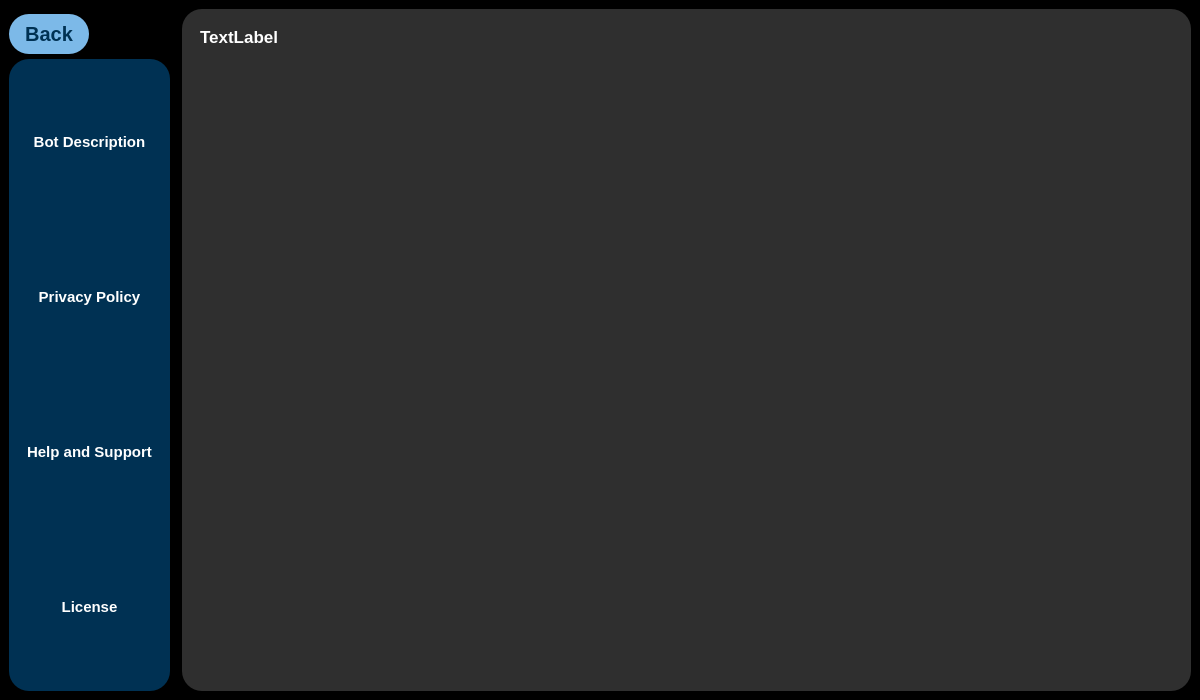
<?xml version="1.0" encoding="UTF-8"?>
<ui version="4.0">
 <class>MainWindow</class>
 <widget class="QMainWindow" name="MainWindow">
  <property name="geometry">
   <rect>
    <x>0</x>
    <y>0</y>
    <width>1200</width>
    <height>700</height>
   </rect>
  </property>
  <property name="minimumSize">
   <size>
    <width>1200</width>
    <height>700</height>
   </size>
  </property>
  <property name="windowTitle">
   <string>MainWindow</string>
  </property>
  <property name="styleSheet">
   <string notr="true">background-color: rgb(0, 0, 0)</string>
  </property>
  <property name="toolButtonStyle">
   <enum>Qt::ToolButtonTextUnderIcon</enum>
  </property>
  <widget class="QWidget" name="centralwidget">
   <layout class="QHBoxLayout" name="horizontalLayout">
    <item>
     <widget class="QFrame" name="frame">
      <property name="styleSheet">
       <string notr="true">background-color: rgb(0, 0, 0);
border-radius:20px;</string>
      </property>
      <property name="frameShape">
       <enum>QFrame::StyledPanel</enum>
      </property>
      <property name="frameShadow">
       <enum>QFrame::Raised</enum>
      </property>
      <layout class="QHBoxLayout" name="horizontalLayout_2">
       <property name="spacing">
        <number>12</number>
       </property>
       <property name="leftMargin">
        <number>0</number>
       </property>
       <property name="topMargin">
        <number>0</number>
       </property>
       <property name="rightMargin">
        <number>0</number>
       </property>
       <property name="bottomMargin">
        <number>0</number>
       </property>
       <item>
        <widget class="QFrame" name="frame_2">
         <property name="maximumSize">
          <size>
           <width>300</width>
           <height>16777215</height>
          </size>
         </property>
         <property name="styleSheet">
          <string notr="true"/>
         </property>
         <property name="frameShape">
          <enum>QFrame::StyledPanel</enum>
         </property>
         <property name="frameShadow">
          <enum>QFrame::Raised</enum>
         </property>
         <layout class="QVBoxLayout" name="verticalLayout">
          <property name="spacing">
           <number>0</number>
          </property>
          <property name="leftMargin">
           <number>0</number>
          </property>
          <property name="topMargin">
           <number>0</number>
          </property>
          <property name="rightMargin">
           <number>0</number>
          </property>
          <property name="bottomMargin">
           <number>0</number>
          </property>
          <item>
           <widget class="QFrame" name="frame_13">
            <property name="maximumSize">
             <size>
              <width>16777215</width>
              <height>50</height>
             </size>
            </property>
            <property name="frameShape">
             <enum>QFrame::StyledPanel</enum>
            </property>
            <property name="frameShadow">
             <enum>QFrame::Raised</enum>
            </property>
            <layout class="QGridLayout" name="gridLayout_6">
             <property name="leftMargin">
              <number>0</number>
             </property>
             <property name="topMargin">
              <number>0</number>
             </property>
             <property name="rightMargin">
              <number>0</number>
             </property>
             <property name="bottomMargin">
              <number>0</number>
             </property>
             <property name="spacing">
              <number>0</number>
             </property>
             <item row="0" column="0" alignment="Qt::AlignLeft">
              <widget class="QPushButton" name="pushButton">
               <property name="minimumSize">
                <size>
                 <width>80</width>
                 <height>40</height>
                </size>
               </property>
               <property name="cursor">
                <cursorShape>PointingHandCursor</cursorShape>
               </property>
               <property name="styleSheet">
                <string notr="true">QPushButton{
color:rgb(0, 49, 83);
font-weight:bold;
font-size:20px;
background-color:rgb(124, 185, 232);
}

QPushButton:hover{
background-color: rgb(255, 255, 255);
color: rgb(55, 46, 103);
}

QPushButton:pressed{
background-color: rgb(47, 47, 47);
color: rgb(255, 255, 255);
}</string>
               </property>
               <property name="text">
                <string>Back</string>
               </property>
               <property name="flat">
                <bool>false</bool>
               </property>
              </widget>
             </item>
            </layout>
           </widget>
          </item>
          <item>
           <widget class="QFrame" name="frame_5">
            <property name="styleSheet">
             <string notr="true">background-color: rgb(0, 49, 83)</string>
            </property>
            <property name="frameShape">
             <enum>QFrame::StyledPanel</enum>
            </property>
            <property name="frameShadow">
             <enum>QFrame::Raised</enum>
            </property>
            <layout class="QVBoxLayout" name="verticalLayout_2">
             <item>
              <widget class="QFrame" name="frame_12">
               <property name="frameShape">
                <enum>QFrame::StyledPanel</enum>
               </property>
               <property name="frameShadow">
                <enum>QFrame::Raised</enum>
               </property>
               <layout class="QGridLayout" name="gridLayout_2">
                <item row="0" column="0">
                 <widget class="QPushButton" name="pushButton_3">
                  <property name="cursor">
                   <cursorShape>PointingHandCursor</cursorShape>
                  </property>
                  <property name="styleSheet">
                   <string notr="true">QPushButton{
color:rgb(255,255,255);
font-size:15px;
font-weight:bold;
}

QPushButton:hover{
color:rgb(85, 85, 255)
}

</string>
                  </property>
                  <property name="text">
                   <string>Bot Description</string>
                  </property>
                 </widget>
                </item>
               </layout>
              </widget>
             </item>
             <item>
              <widget class="QFrame" name="frame_7">
               <property name="frameShape">
                <enum>QFrame::StyledPanel</enum>
               </property>
               <property name="frameShadow">
                <enum>QFrame::Raised</enum>
               </property>
               <layout class="QGridLayout" name="gridLayout_3">
                <item row="0" column="0">
                 <widget class="QPushButton" name="pushButton_5">
                  <property name="cursor">
                   <cursorShape>PointingHandCursor</cursorShape>
                  </property>
                  <property name="styleSheet">
                   <string notr="true">QPushButton{
color:rgb(255,255,255);
font-weight:bold;
font-size:15px;
}

QPushButton:hover{
color:rgb(85, 85, 255)
}
</string>
                  </property>
                  <property name="text">
                   <string>Privacy Policy</string>
                  </property>
                 </widget>
                </item>
               </layout>
              </widget>
             </item>
             <item>
              <widget class="QFrame" name="frame_9">
               <property name="frameShape">
                <enum>QFrame::StyledPanel</enum>
               </property>
               <property name="frameShadow">
                <enum>QFrame::Raised</enum>
               </property>
               <layout class="QGridLayout" name="gridLayout_4">
                <item row="0" column="0">
                 <widget class="QPushButton" name="pushButton_4">
                  <property name="cursor">
                   <cursorShape>PointingHandCursor</cursorShape>
                  </property>
                  <property name="styleSheet">
                   <string notr="true">QPushButton{
color:rgb(255,255,255);
font-weight:bold;
font-size:15px;
}

QPushButton:hover{
color:rgb(85, 85, 255)
}
</string>
                  </property>
                  <property name="text">
                   <string>Help and Support</string>
                  </property>
                 </widget>
                </item>
               </layout>
              </widget>
             </item>
             <item>
              <widget class="QFrame" name="frame_8">
               <property name="frameShape">
                <enum>QFrame::StyledPanel</enum>
               </property>
               <property name="frameShadow">
                <enum>QFrame::Raised</enum>
               </property>
               <layout class="QGridLayout" name="gridLayout_5">
                <item row="0" column="0">
                 <widget class="QPushButton" name="pushButton_6">
                  <property name="cursor">
                   <cursorShape>PointingHandCursor</cursorShape>
                  </property>
                  <property name="styleSheet">
                   <string notr="true">QPushButton{
color:rgb(255,255,255);
font-size:15px;
font-weight:bold;
}

QPushButton:hover{
color:rgb(85, 85, 255)
}
</string>
                  </property>
                  <property name="text">
                   <string>License</string>
                  </property>
                 </widget>
                </item>
               </layout>
              </widget>
             </item>
            </layout>
           </widget>
          </item>
         </layout>
        </widget>
       </item>
       <item>
        <widget class="QFrame" name="frame_3">
         <property name="styleSheet">
          <string notr="true"/>
         </property>
         <property name="frameShape">
          <enum>QFrame::StyledPanel</enum>
         </property>
         <property name="frameShadow">
          <enum>QFrame::Raised</enum>
         </property>
         <layout class="QVBoxLayout" name="verticalLayout_3">
          <property name="spacing">
           <number>0</number>
          </property>
          <property name="leftMargin">
           <number>0</number>
          </property>
          <property name="topMargin">
           <number>0</number>
          </property>
          <property name="rightMargin">
           <number>0</number>
          </property>
          <property name="bottomMargin">
           <number>0</number>
          </property>
          <item>
           <widget class="QFrame" name="frame_14">
            <property name="styleSheet">
             <string notr="true">background-color:rgb(47, 47, 47)</string>
            </property>
            <property name="frameShape">
             <enum>QFrame::StyledPanel</enum>
            </property>
            <property name="frameShadow">
             <enum>QFrame::Raised</enum>
            </property>
            <layout class="QGridLayout" name="gridLayout">
             <item row="0" column="0">
              <widget class="QScrollArea" name="scrollArea">
               <property name="widgetResizable">
                <bool>true</bool>
               </property>
               <widget class="QWidget" name="scrollAreaWidgetContents">
                <property name="geometry">
                 <rect>
                  <x>0</x>
                  <y>0</y>
                  <width>990</width>
                  <height>664</height>
                 </rect>
                </property>
                <layout class="QGridLayout" name="gridLayout_7">
                 <item row="0" column="0" alignment="Qt::AlignTop">
                  <widget class="QLabel" name="label_3">
                   <property name="styleSheet">
                    <string notr="true">font-size:17px;
font-weight:bold;
color:rgb(255,255,255)</string>
                   </property>
                   <property name="text">
                    <string>TextLabel</string>
                   </property>
                  </widget>
                 </item>
                </layout>
               </widget>
              </widget>
             </item>
            </layout>
           </widget>
          </item>
         </layout>
        </widget>
       </item>
      </layout>
     </widget>
    </item>
   </layout>
  </widget>
 </widget>
 <resources/>
 <connections/>
</ui>
